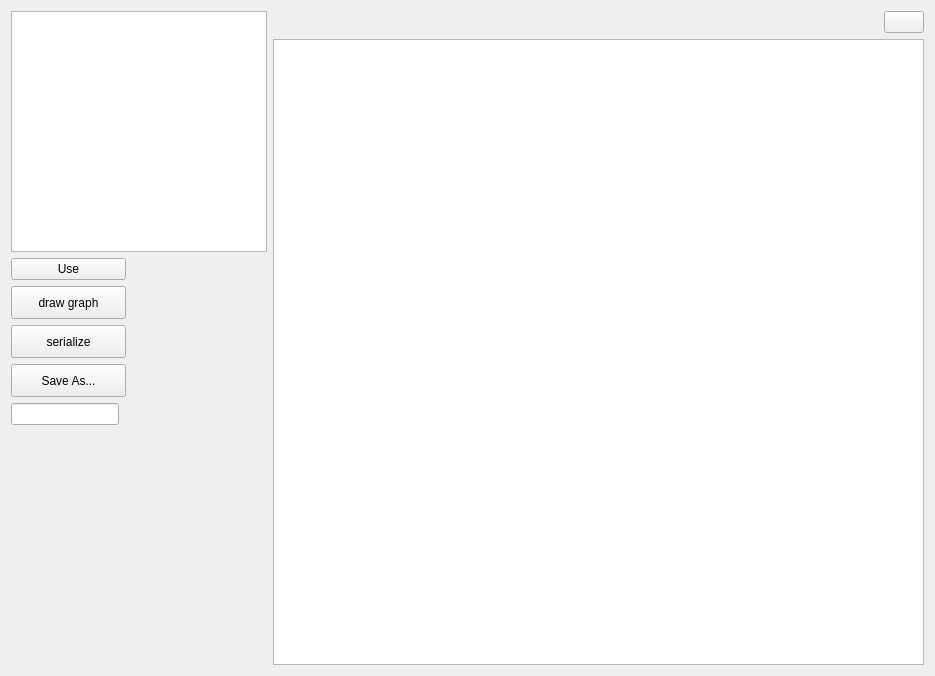
<?xml version="1.0" encoding="UTF-8"?>
<ui version="4.0">
 <class>FilterGraphPresentationClass</class>
 <widget class="QWidget" name="FilterGraphPresentationClass">
  <property name="geometry">
   <rect>
    <x>0</x>
    <y>0</y>
    <width>935</width>
    <height>676</height>
   </rect>
  </property>
  <property name="sizePolicy">
   <sizepolicy hsizetype="Expanding" vsizetype="Expanding">
    <horstretch>0</horstretch>
    <verstretch>0</verstretch>
   </sizepolicy>
  </property>
  <layout class="QGridLayout" name="gridLayout">
   <item row="0" column="0" rowspan="2">
    <layout class="QVBoxLayout" name="verticalLayout">
     <item>
      <widget class="QListWidget" name="allFiltersWidget">
       <property name="sizePolicy">
        <sizepolicy hsizetype="Fixed" vsizetype="Expanding">
         <horstretch>0</horstretch>
         <verstretch>0</verstretch>
        </sizepolicy>
       </property>
      </widget>
     </item>
     <item>
      <widget class="QPushButton" name="useButton">
       <property name="sizePolicy">
        <sizepolicy hsizetype="Fixed" vsizetype="Fixed">
         <horstretch>0</horstretch>
         <verstretch>0</verstretch>
        </sizepolicy>
       </property>
       <property name="minimumSize">
        <size>
         <width>115</width>
         <height>0</height>
        </size>
       </property>
       <property name="text">
        <string>Use</string>
       </property>
       <property name="icon">
        <iconset resource="../../../../../resources/main.qrc">
         <normaloff>:/new/prefix1/plus.png</normaloff>:/new/prefix1/plus.png</iconset>
       </property>
       <property name="iconSize">
        <size>
         <width>24</width>
         <height>24</height>
        </size>
       </property>
      </widget>
     </item>
     <item>
      <widget class="QPushButton" name="drawGraphButton">
       <property name="sizePolicy">
        <sizepolicy hsizetype="Fixed" vsizetype="Fixed">
         <horstretch>0</horstretch>
         <verstretch>0</verstretch>
        </sizepolicy>
       </property>
       <property name="minimumSize">
        <size>
         <width>115</width>
         <height>33</height>
        </size>
       </property>
       <property name="text">
        <string>draw graph</string>
       </property>
      </widget>
     </item>
     <item>
      <widget class="QPushButton" name="serializeButton">
       <property name="sizePolicy">
        <sizepolicy hsizetype="Fixed" vsizetype="Fixed">
         <horstretch>0</horstretch>
         <verstretch>0</verstretch>
        </sizepolicy>
       </property>
       <property name="minimumSize">
        <size>
         <width>115</width>
         <height>33</height>
        </size>
       </property>
       <property name="text">
        <string>serialize</string>
       </property>
      </widget>
     </item>
     <item>
      <widget class="QPushButton" name="saveAsButton">
       <property name="sizePolicy">
        <sizepolicy hsizetype="Fixed" vsizetype="Fixed">
         <horstretch>0</horstretch>
         <verstretch>0</verstretch>
        </sizepolicy>
       </property>
       <property name="minimumSize">
        <size>
         <width>115</width>
         <height>33</height>
        </size>
       </property>
       <property name="text">
        <string>Save As...</string>
       </property>
      </widget>
     </item>
     <item>
      <widget class="QLineEdit" name="nameLineEdit">
       <property name="sizePolicy">
        <sizepolicy hsizetype="Fixed" vsizetype="Fixed">
         <horstretch>0</horstretch>
         <verstretch>0</verstretch>
        </sizepolicy>
       </property>
       <property name="maximumSize">
        <size>
         <width>16777215</width>
         <height>200</height>
        </size>
       </property>
      </widget>
     </item>
     <item>
      <spacer name="verticalSpacer">
       <property name="orientation">
        <enum>Qt::Vertical</enum>
       </property>
       <property name="sizeType">
        <enum>QSizePolicy::Expanding</enum>
       </property>
       <property name="sizeHint" stdset="0">
        <size>
         <width>17</width>
         <height>37</height>
        </size>
       </property>
      </spacer>
     </item>
    </layout>
   </item>
   <item row="0" column="1">
    <widget class="ExponentialSlider" name="zoomWidget" native="true">
     <property name="sizePolicy">
      <sizepolicy hsizetype="Expanding" vsizetype="Preferred">
       <horstretch>0</horstretch>
       <verstretch>0</verstretch>
      </sizepolicy>
     </property>
    </widget>
   </item>
   <item row="0" column="2">
    <widget class="QPushButton" name="resetZoomButton">
     <property name="sizePolicy">
      <sizepolicy hsizetype="Fixed" vsizetype="Fixed">
       <horstretch>0</horstretch>
       <verstretch>0</verstretch>
      </sizepolicy>
     </property>
     <property name="text">
      <string/>
     </property>
     <property name="icon">
      <iconset resource="../../../../../resources/main.qrc">
       <normaloff>:/new/prefix1/refresh.png</normaloff>:/new/prefix1/refresh.png</iconset>
     </property>
     <property name="iconSize">
      <size>
       <width>24</width>
       <height>24</height>
      </size>
     </property>
    </widget>
   </item>
   <item row="1" column="1" colspan="2">
    <widget class="QGraphicsView" name="graphicsView"/>
   </item>
  </layout>
 </widget>
 <layoutdefault spacing="6" margin="11"/>
 <customwidgets>
  <customwidget>
   <class>ExponentialSlider</class>
   <extends>QWidget</extends>
   <header>exponentialSlider.h</header>
   <container>1</container>
  </customwidget>
 </customwidgets>
 <resources>
  <include location="../../../../../resources/main.qrc"/>
  <include location="../../../../../resources/main.qrc"/>
  <include location="../../../../../resources/main.qrc"/>
  <include location="../../../../../resources/main.qrc"/>
  <include location="../../../../../resources/main.qrc"/>
  <include location="../../../../../resources/main.qrc"/>
  <include location="../../../../../resources/main.qrc"/>
  <include location="../../../../../resources/main.qrc"/>
  <include location="../../../../../resources/main.qrc"/>
  <include location="../../../../../resources/main.qrc"/>
  <include location="../../../../../resources/main.qrc"/>
  <include location="../../../../../resources/main.qrc"/>
  <include location="../../../../../resources/main.qrc"/>
 </resources>
 <connections/>
 <designerdata>
  <property name="gridDeltaX">
   <number>10</number>
  </property>
  <property name="gridDeltaY">
   <number>10</number>
  </property>
  <property name="gridSnapX">
   <bool>true</bool>
  </property>
  <property name="gridSnapY">
   <bool>true</bool>
  </property>
  <property name="gridVisible">
   <bool>true</bool>
  </property>
 </designerdata>
</ui>
